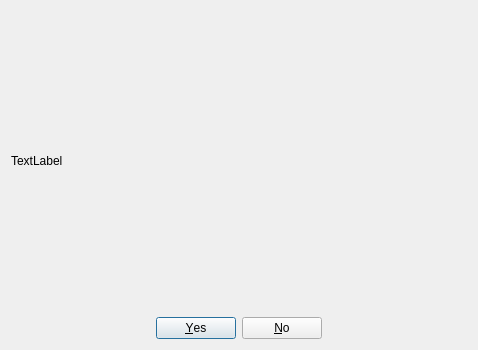
<?xml version="1.0" encoding="UTF-8"?>
<ui version="4.0">
 <class>Dialog</class>
 <widget class="QDialog" name="Dialog">
  <property name="geometry">
   <rect>
    <x>0</x>
    <y>0</y>
    <width>478</width>
    <height>350</height>
   </rect>
  </property>
  <property name="windowTitle">
   <string>Выбрать данные</string>
  </property>
  <layout class="QVBoxLayout" name="verticalLayout">
   <item>
    <widget class="QLabel" name="label">
     <property name="text">
      <string>TextLabel</string>
     </property>
    </widget>
   </item>
   <item alignment="Qt::AlignHCenter">
    <widget class="QDialogButtonBox" name="buttonBox">
     <property name="orientation">
      <enum>Qt::Horizontal</enum>
     </property>
     <property name="standardButtons">
      <set>QDialogButtonBox::No|QDialogButtonBox::Yes</set>
     </property>
    </widget>
   </item>
  </layout>
 </widget>
 <resources/>
 <connections>
  <connection>
   <sender>buttonBox</sender>
   <signal>accepted()</signal>
   <receiver>Dialog</receiver>
   <slot>accept()</slot>
   <hints>
    <hint type="sourcelabel">
     <x>248</x>
     <y>254</y>
    </hint>
    <hint type="destinationlabel">
     <x>157</x>
     <y>274</y>
    </hint>
   </hints>
  </connection>
  <connection>
   <sender>buttonBox</sender>
   <signal>rejected()</signal>
   <receiver>Dialog</receiver>
   <slot>reject()</slot>
   <hints>
    <hint type="sourcelabel">
     <x>316</x>
     <y>260</y>
    </hint>
    <hint type="destinationlabel">
     <x>286</x>
     <y>274</y>
    </hint>
   </hints>
  </connection>
 </connections>
</ui>
